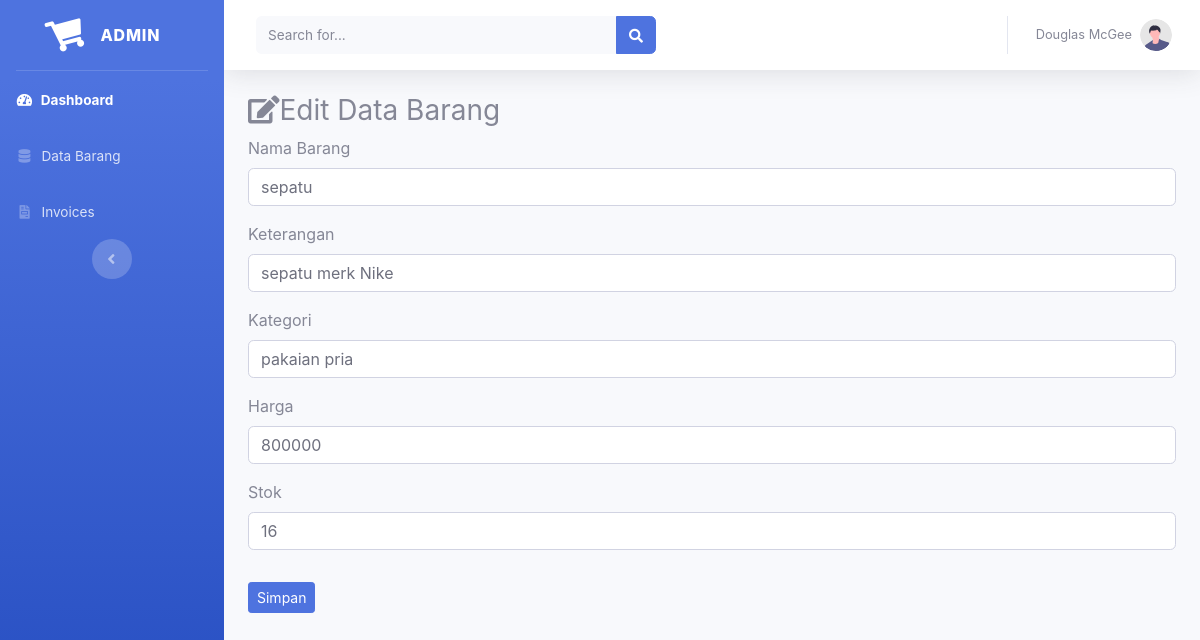
The page /index.php/admin/data_barang/edit/1 on the database its author committed.
### tables this page shows
CREATE TABLE `tb_barang` (
  `id_brg` int(11) NOT NULL,
  `nama_brg` varchar(128) NOT NULL,
  `keterangan` varchar(255) NOT NULL,
  `kategori` varchar(50) NOT NULL,
  `harga` int(11) NOT NULL,
  `stok` int(4) NOT NULL,
  `gambar` text NOT NULL
);

### application/controllers/admin/data_barang.php (called while the page is built, shortened)
<?php
 class Data_barang extends CI_Controller{
 	public function edit($id)
 	{
 		$where = array('id_brg' => $id);
 		$data['barang'] = $this->model_barang->edit_barang($where,'tb_barang')->result();
 		$this->load->view('templates_admin/header');
 		$this->load->view('templates_admin/sidebar');
 		$this->load->view('admin/edit_barang', $data);
 		$this->load->view('templates_admin/footer');
 	}
}

### index.php (called while the page is built, shortened)
<?php
require_once BASEPATH.'core/CodeIgniter.php';

### application/models/model_barang.php (called while the page is built, shortened)
<?php
class Model_barang extends CI_Model{
	public function edit_barang($where,$table)
	{
		return $this->db->get_where($table,$where);
	}
}
 ?>

### application/views/admin/edit_barang.php (the view, shortened to what this page needs)
<div class="container-fluid">
	<h3><i class="fas fa-edit"></i>Edit Data Barang</h3>
	<?php foreach($barang as $brg):  ?>
		<form method="post" action="<?php echo base_url().'admin/data_barang/update'?>">
			<div class="form-group">
				<label>Nama Barang</label>
				<input type="text" name="nama_brg" class="form-control" value="<?php echo $brg->nama_brg ?>">
			</div>
			<div class="form-group">
				<label>Keterangan</label>
				<input type="text" name="keterangan" class="form-control" value="<?php echo $brg->keterangan ?>">
			</div>
			<div class="form-group">
				<label>Kategori</label>
				<input type="text" name="kategori" class="form-control" value="<?php echo $brg->kategori ?>">
			</div>
			<div class="form-group">
				<label>Harga</label>
				<input type="text" name="harga" class="form-control" value="<?php echo $brg->harga ?>">
			</div>
			<div class="form-group">
				<label>Stok</label>
				<input type="text" name="stok" class="form-control" value="<?php echo $brg->stok ?>">
			</div>
			<button type="submit" class="btn btn-primary btn-sm mt-3">Simpan</button>
		</form>
	<?php endforeach; ?>
</div>

### rows shown on the page
tb_barang: nama_brg "sepatu", keterangan "sepatu merk Nike", kategori "pakaian pria", harga "800000", stok "16"
